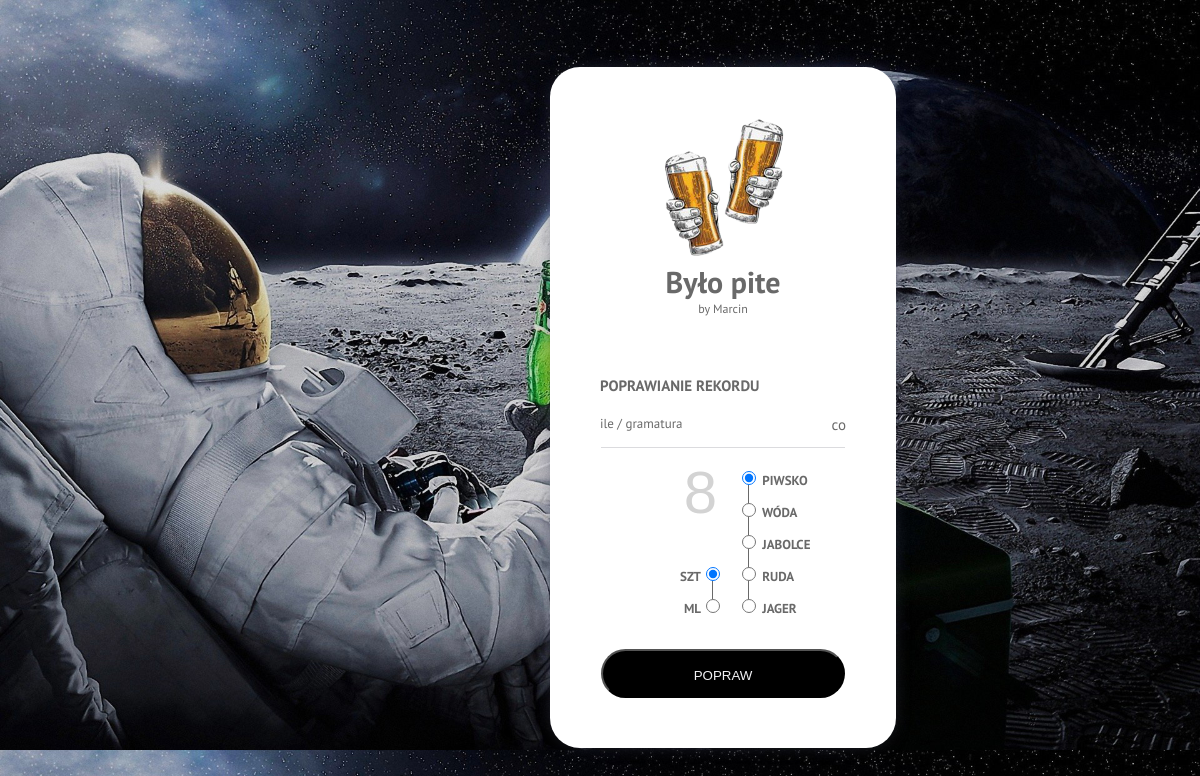
Before: /popraw_rekord.php (signed in) with the older database file.
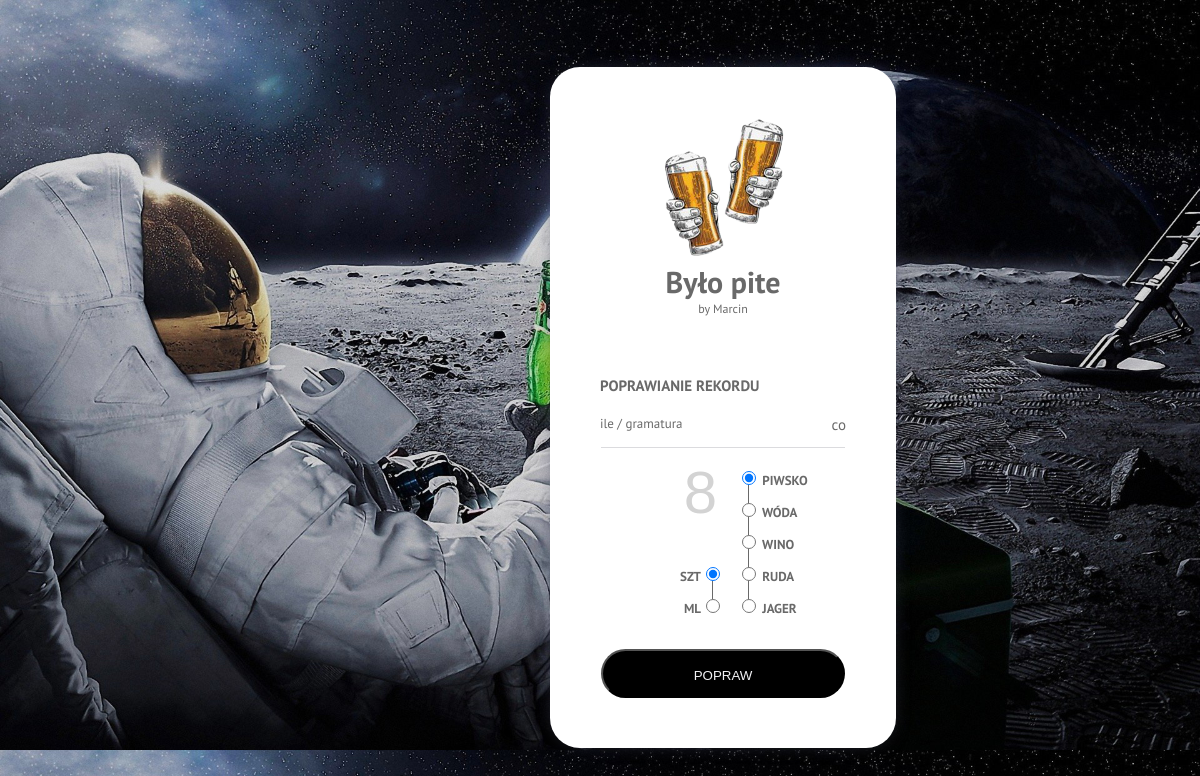
After: the same page with the newer database file.
### tables this page shows
CREATE TABLE `alcohols` (
  `ID` int(11) NOT NULL,
  `type` varchar(20) NOT NULL
);

### popraw_rekord.php (the view, shortened to what this page needs)
<?php
if ($_SESSION['logged'] === true) {
    require_once 'connect.php';
    $db = new mysqli($host, $db_user, $db_password, $db_name);
    $query2 = "SELECT * FROM gramatura";
    $gramaturyQuery = $db->query($query2);
    $gramatury = $gramaturyQuery->fetch_all();
    $query = "SELECT * FROM alcohols";
    $alcoholsQuery = $db->query($query);
    $alcohols = $alcoholsQuery->fetch_all();
} else {
    header('Location: index.php');
}
?>
<!doctype html>
<html lang="en">
<head>
    <link rel="stylesheet" type="text/css" href="style.css">
</head>
<body>
<div class="box">
    <div style="text-align: center;">
        <a href="index.php"><img  src="zdjecia/bp_logo2.png" alt="napraw kod"></a>
    </div>
    <div class="było-pite">Było pite</div>
    <div class="by-marcin mb-60">by Marcin</div>
    <div class="color mb-20">
        <div class="poprawianie-rekordu" style="font-size: 15px">Poprawianie rekordu</div> <br>
        <div class="alcohol mb-15 letter-size" style="clear: both; font-size: 13px">ile / gramatura</div>
        <div class="quantity letter-size-s" style="font-size: 15px">co</div>
        <div class="stripe mt-0"></div>
    </div>
    <form method="post">
        <div class="color">
            <div class="box-left">
                <div class="" style="margin-right: 15px; margin-top: -7px">
                    <input type='number'  name='number' placeholder='8' class="number-8"
                    <div class="number-margin"></div>
                    <div class="font-weight text-uppercase" style="font-size: 13px;">
                        <?php
                        $i = 0;
                        foreach ($gramatury as $gramatura) {
                            $checked = '';
                            $marginTop = '';
                            if ($i === 0) {
                                $checked = 'checked';
                                $marginTop = 'margin-top: 44px';
                                $i++;
                            }
                            echo "<span>" . $gramatura[1] . "</span>"
                                . "<input type='radio' name='gramatura' style='height: 14px; width: 14px;
                                 margin-bottom: 15px;$marginTop'" . $checked . " value='$gramatura[0]'><br>";
                        }
                        ?>
                    </div>
                </div>
            </div>
            <div class="box-right">
                <div class="font-weight text-uppercase mb-20 ml-15 color" style="position: relative; z-index: 1">
                    <?php
                    $i = 0;
                    foreach ($alcohols as $alcohol) {
                        $checked = '';
                        if ($i === 0) {
                            $checked = 'checked';
                            $i++;
                        }
                        echo "<input type='radio' name='alcohol' style='margin-bottom: 15px; height: 14px; width: 14px;'
                        " . $checked . " value='$alcohol[0]'> $alcohol[1] <br>";
                    }
                    ?>
                </div>
            </div>
            <button type="submit" name="submit" class="popraw-rekord clearfix mb-20 pointer" style="margin-bottom: 0px">Popraw</button>
        </div>
</body>
<head>
    <link rel="stylesheet" type="text/css" href="style.css">
</head>
</html>

Changed rows visible on the page:
changed alcohols: type "JABOLCE" → "WINO"
